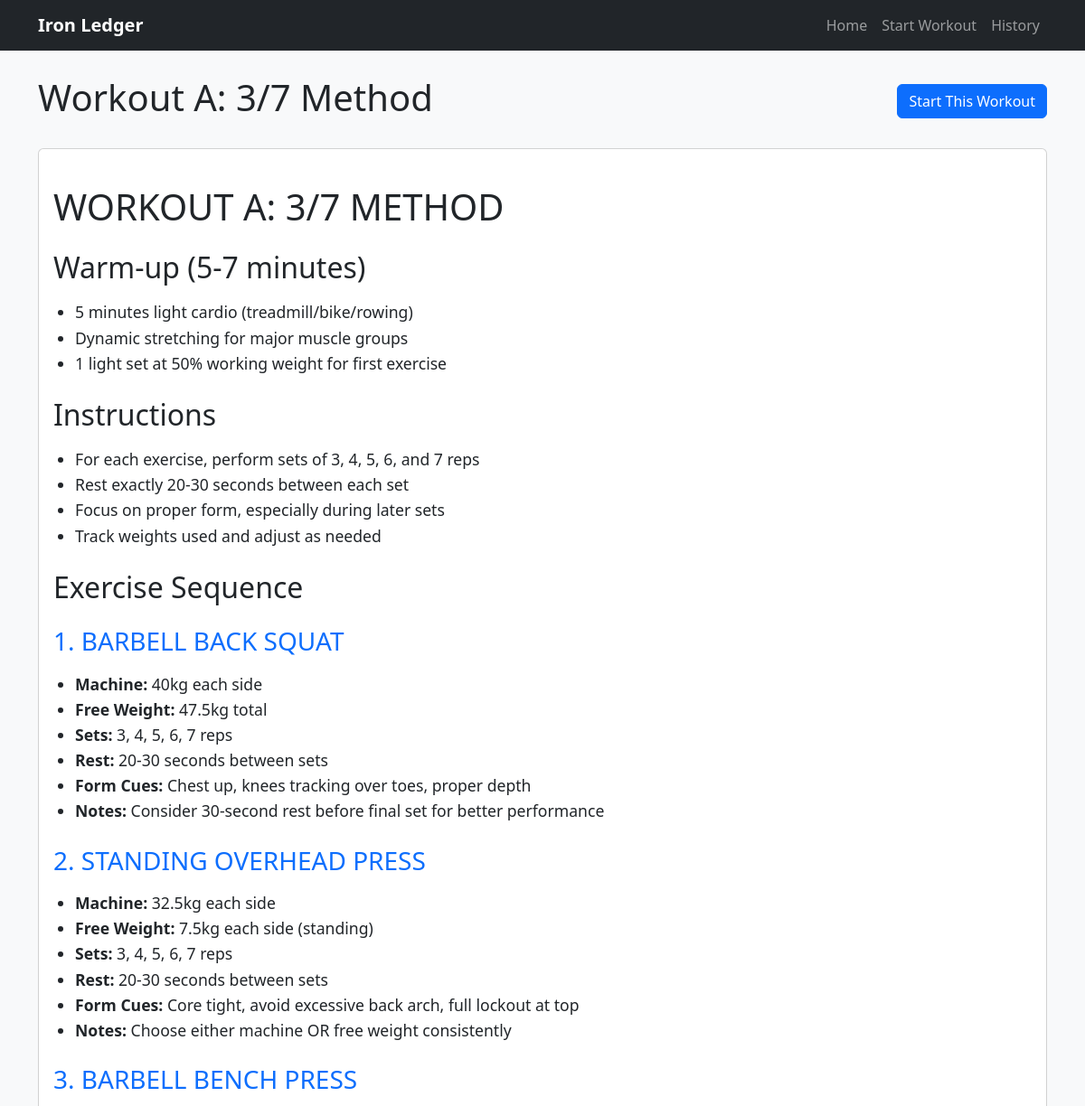
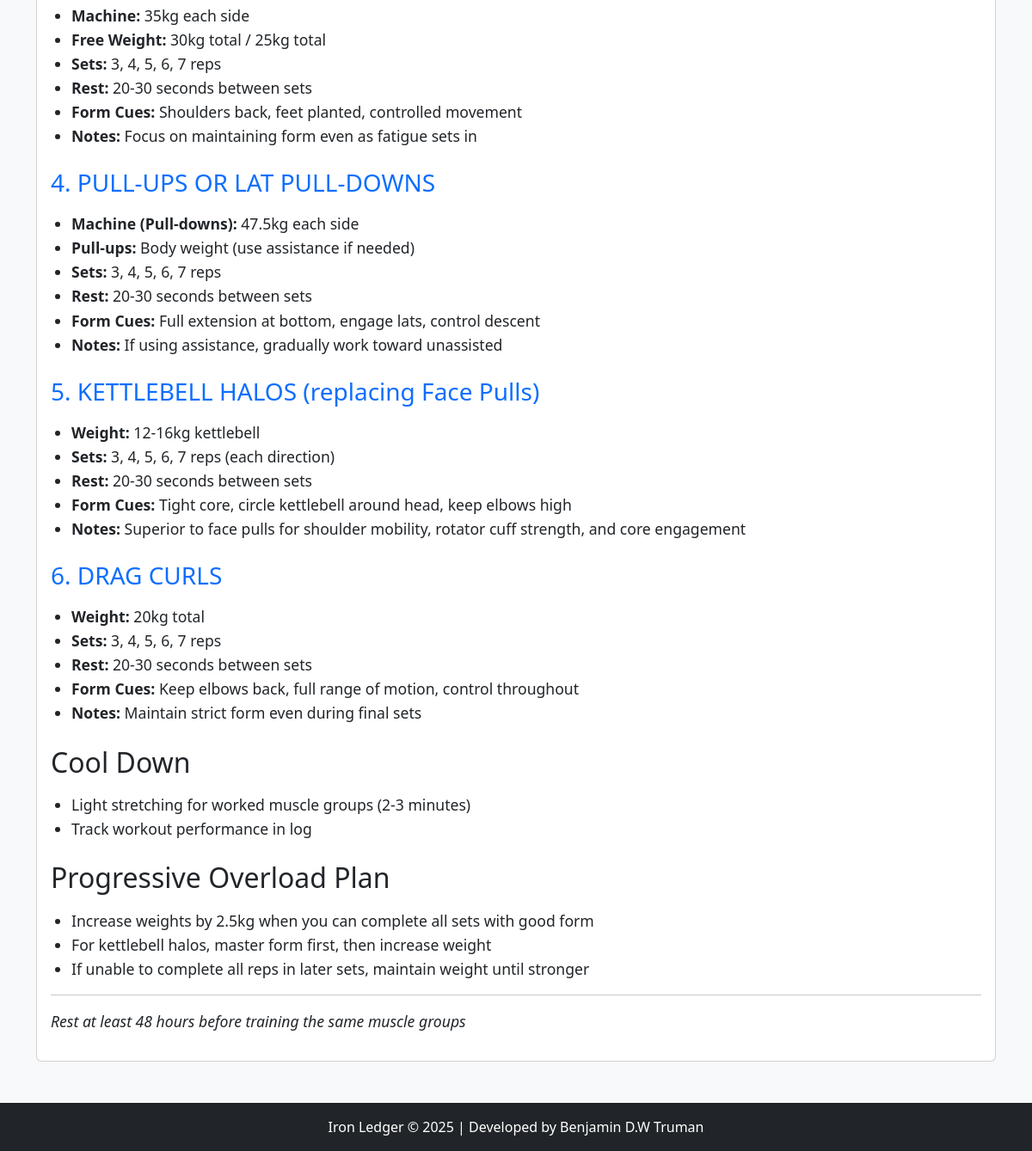
The app's page /workout/1 with its own data (2 pictures, top to bottom).
### app.py (models this page shows)
class Workout(db.Model):
    id = db.Column(db.Integer, primary_key=True)
    name = db.Column(db.String(100), nullable=False)
    description = db.Column(db.Text, nullable=True)
    content = db.Column(db.Text, nullable=False)
    exercises = db.Column(db.Text, nullable=True)
    sessions = db.relationship('Session', backref='workout', lazy=True)

### app.py (the view)
@app.route('/workout/<int:workout_id>')
def view_workout(workout_id):
    workout = Workout.query.get_or_404(workout_id)
    html_content = markdown.markdown(workout.content)
    return render_template('workout.html', workout=workout, html_content=html_content)

### app.py (called while the page is built)
@app.context_processor
def inject_now():
    return {'now': datetime.now()}

### templates/workout.html (shortened to what this page needs)
{% extends 'base.html' %}
{% block content %}
<div class="row">
    <div class="col-md-12">
        <div class="d-flex justify-content-between align-items-center mb-4">
            <h1>{{ workout.name }}</h1>
            <a href="{{ url_for('start_session') }}?workout_id={{ workout.id }}" class="btn btn-primary">Start This Workout</a>
        </div>
        <div class="card">
            <div class="card-body">
                <div class="workout-content">
                    {{ html_content|safe }}
                </div>
            </div>
        </div>
    </div>
</div>
{% endblock %}

### templates/base.html (shortened to what this page needs)
<!DOCTYPE html>
<html lang="en">
<head>
    <link href="https://cdn.jsdelivr.net/npm/bootstrap@5.3.0-alpha1/dist/css/bootstrap.min.css" rel="stylesheet">
</head>
<body>
    <nav class="navbar navbar-expand-lg navbar-dark bg-dark fixed-top">
        <div class="container">
            <a class="navbar-brand" href="{{ url_for('index') }}">Iron Ledger</a>
            <div class="collapse navbar-collapse" id="navbarNav">
                <ul class="navbar-nav ms-auto">
                    <li class="nav-item">
                        <a class="nav-link" href="{{ url_for('index') }}">Home</a>
                    </li>
                    <li class="nav-item">
                        <a class="nav-link" href="{{ url_for('start_session') }}">Start Workout</a>
                    </li>
                    <li class="nav-item">
                        <a class="nav-link" href="{{ url_for('history') }}">History</a>
                    </li>
                </ul>
            </div>
        </div>
    </nav>
    <div class="container mt-4">
        {% block content %}{% endblock %}
    </div>
    <footer class="bg-dark text-white mt-5 py-3">
        <div class="container text-center">
            <p class="mb-0">Iron Ledger &copy; {{ now.year }} | Developed by Benjamin D.W Truman</p>
        </div>
    </footer>
</body>
</html>

### templates/base.html (style rules this page uses)
body { padding-top: 60px; background-color: #f8f9fa; }
.navbar-brand { font-weight: bold; }

### templates/workout.html (style rules this page uses)
.workout-content { font-size: 1.1rem; line-height: 1.6; }
.workout-content h1, .workout-content h2, .workout-content h3 { margin-top: 1.5rem; margin-bottom: 1rem; }
.workout-content h3 { color: #0d6efd; }
.workout-content ul { padding-left: 1.5rem; }
.workout-content p { margin-bottom: 1rem; }
.workout-content strong { font-weight: 600; }

### records on screen
Workout: name "Workout A: 3/7 Method", name "WORKOUT A: 3/7 METHOD Warm-up (5-7 minutes) 5 minutes light cardio (treadmill/bike/rowing) Dynamic stretching for major muscle groups 1 light set at 50% working weight for first exercise Instructions For each exercise, perform sets of 3, 4, 5, 6, and 7 reps Rest exactly 20-30 seconds between each set Focus on proper form, especially during later sets Track weights used and adjust as needed Exercise Sequence 1. BARBELL BACK SQUAT Machine: 40kg each side Free Weight: 47.5kg total Sets: 3, 4, 5, 6, 7 reps Rest: 20-30 seconds between sets Form Cues: Chest up, knees tracking over toes, proper depth Notes: Consider 30-second rest before final set for better performance 2. STANDING OVERHEAD PRESS…"
